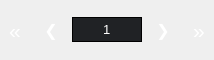
        <widget class="QFrame" name="frame_36">
         <property name="maximumSize">
          <size>
           <width>300</width>
           <height>60</height>
          </size>
         </property>
         <property name="styleSheet">
          <string notr="true">outline:none;
background-color:none;
border:none;
</string>
         </property>
         <property name="frameShape">
          <enum>QFrame::StyledPanel</enum>
         </property>
         <property name="frameShadow">
          <enum>QFrame::Raised</enum>
         </property>
         <layout class="QHBoxLayout" name="horizontalLayout_19">
          <property name="leftMargin">
           <number>0</number>
          </property>
          <property name="topMargin">
           <number>0</number>
          </property>
          <property name="rightMargin">
           <number>0</number>
          </property>
          <property name="bottomMargin">
           <number>0</number>
          </property>
          <item>
           <widget class="QPushButton" name="backModPage_2">
            <property name="sizePolicy">
             <sizepolicy hsizetype="Preferred" vsizetype="Preferred">
              <horstretch>0</horstretch>
              <verstretch>0</verstretch>
             </sizepolicy>
            </property>
            <property name="minimumSize">
             <size>
              <width>30</width>
              <height>40</height>
             </size>
            </property>
            <property name="maximumSize">
             <size>
              <width>30</width>
              <height>40</height>
             </size>
            </property>
            <property name="cursor">
             <cursorShape>PointingHandCursor</cursorShape>
            </property>
            <property name="styleSheet">
             <string notr="true">background-color:none;
color:white;
font:16pt;</string>
            </property>
            <property name="text">
             <string>«</string>
            </property>
           </widget>
          </item>
          <item>
           <widget class="QPushButton" name="backModPage_1">
            <property name="minimumSize">
             <size>
              <width>30</width>
              <height>40</height>
             </size>
            </property>
            <property name="maximumSize">
             <size>
              <width>30</width>
              <height>40</height>
             </size>
            </property>
            <property name="cursor">
             <cursorShape>PointingHandCursor</cursorShape>
            </property>
            <property name="styleSheet">
             <string notr="true">background-color:none;
color:white;
font:12pt;</string>
            </property>
            <property name="text">
             <string>❮</string>
            </property>
           </widget>
          </item>
          <item>
           <widget class="QLineEdit" name="modPage">
            <property name="sizePolicy">
             <sizepolicy hsizetype="Preferred" vsizetype="Preferred">
              <horstretch>0</horstretch>
              <verstretch>0</verstretch>
             </sizepolicy>
            </property>
            <property name="maximumSize">
             <size>
              <width>70</width>
              <height>25</height>
             </size>
            </property>
            <property name="styleSheet">
             <string notr="true">border-radius:0px;
background-color:rgb(32, 34, 37);
border:1px solid black;
color:white;
font:10pt;</string>
            </property>
            <property name="text">
             <string>1</string>
            </property>
            <property name="alignment">
             <set>Qt::AlignCenter</set>
            </property>
           </widget>
          </item>
          <item>
           <widget class="QPushButton" name="nextModPage_1">
            <property name="minimumSize">
             <size>
              <width>30</width>
              <height>40</height>
             </size>
            </property>
            <property name="maximumSize">
             <size>
              <width>30</width>
              <height>40</height>
             </size>
            </property>
            <property name="cursor">
             <cursorShape>PointingHandCursor</cursorShape>
            </property>
            <property name="styleSheet">
             <string notr="true">background-color:none;
color:white;
font:12pt;</string>
            </property>
            <property name="text">
             <string>❯</string>
            </property>
           </widget>
          </item>
          <item>
           <widget class="QPushButton" name="nextModPage_2">
            <property name="minimumSize">
             <size>
              <width>30</width>
              <height>40</height>
             </size>
            </property>
            <property name="maximumSize">
             <size>
              <width>30</width>
              <height>40</height>
             </size>
            </property>
            <property name="cursor">
             <cursorShape>PointingHandCursor</cursorShape>
            </property>
            <property name="styleSheet">
             <string notr="true">background-color:none;
color:white;
font:16pt;</string>
            </property>
            <property name="text">
             <string>»</string>
            </property>
           </widget>
          </item>
         </layout>
        </widget>
